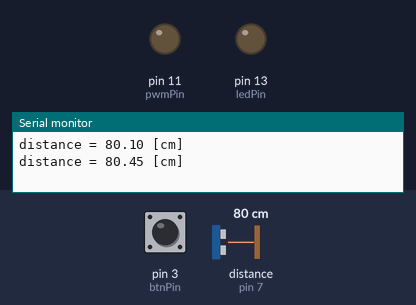
The sketch below on a simulated Arduino Uno, built with avr-gcc and run on an emulated ATmega328P. Parts: output pins drawn as LEDs (lit = HIGH), the last lines printed to the serial monitor. Wiring (inferred from the names in the program): ultrasonic range finder: trigger pin 10; echo pin 7. The inputs (shaded band) are chosen by the test bench; at power-on: pin 3 (btnPin) HIGH, distance to the obstacle (sensor on pin 7) 80 cm. The echo pulse lasts 58.3 µs per cm; pins used as bus, display or sensor lines are not drawn.

Above: at 1.8 s.
1.9 s: pin 3 (btnPin) pulled LOW for 1.2 s
At 2.8 s:
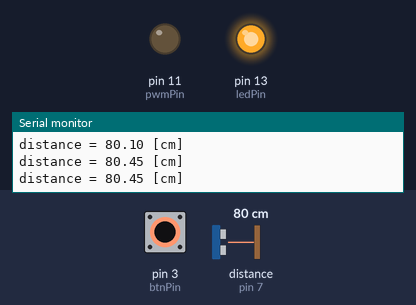
4.6 s: distance to the obstacle (sensor on pin 7) set to 7 cm
7.2 s: distance to the obstacle (sensor on pin 7) set to 4 cm
At 9.2 s:
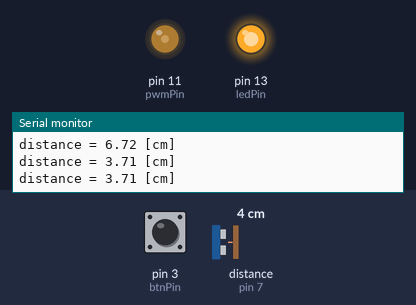
9.5 s: pin 3 (btnPin) pulled LOW for 1.2 s
At 10.9 s:
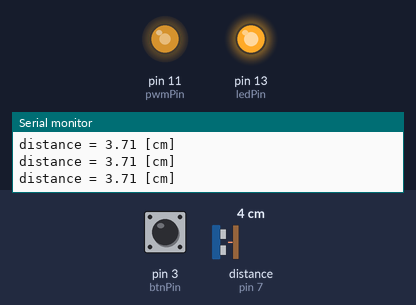
Timing chart, 0 to 12.5 s (numbered marks = the images above; inputs shaded):
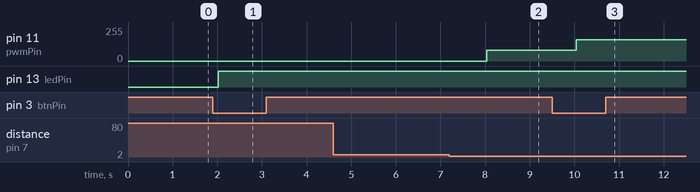

The sketch:

STM32duino_FSM_Fan_Moore_Ultrasonic.ino
```cpp
// State definition
#define S0    0   // Fan OFF
#define S1    1   // Fan vel = 50%
#define S2    2   // Fan vel = 100%
#define P50   3   // Pause (vel = 50%)
#define P100  4   // Pause (vel = 100%)

// Address number of output in array
#define PWM 0
#define LED 1

// State table definition
typedef struct {
  uint32_t out[2];      // output = FSM[state].out[PWM or LED]
  uint32_t next[2][2];  // nextstate = FSM[state].next[input X][input Y]
} State_t;

State_t FSM[5] = {
  { {0   , LOW }, {{S0  , S0}, {P50 , S1}} },
  { {80  , HIGH}, {{P50 , S1}, {P100, S2}} },
  { {160 , HIGH}, {{P100, S2}, {S0  , S0}} },
  { {0   , HIGH}, {{P50 , S1}, {P100, S2}} },
  { {0   , HIGH}, {{P100, S2}, {S0  , S0}} },
};

// Pin setting
const int ledPin = 13;
const int pwmPin = 11;
const int btnPin = 3;
const int trigPin = 10;
const int echoPin = 7;

unsigned char state = S0;
unsigned char input[2] = {0, 0};
unsigned char pwmOut = 0;
unsigned char ledOut = LOW;

unsigned long duration;
float distance;
int thresh = 5;

void setup() {
  // initialize the LED pin as an output:
  pinMode(ledPin, OUTPUT);

  // Initialize pwm pin as an output:
  pinMode(pwmPin, OUTPUT);

  // initialize the pushbutton pin as an interrupt input:
  pinMode(btnPin, INPUT_PULLUP);
  attachInterrupt(digitalPinToInterrupt(btnPin), pressed, FALLING);

  // Initialize the trigger pin as an output
  pinMode(trigPin, OUTPUT);

  // Initialize the echo pin as an input
  pinMode(echoPin, INPUT);

  Serial.begin(9600);
}

void loop() {
  // Generate pwm singal on the trigger pin.
  digitalWrite(trigPin, LOW);
  delayMicroseconds(2);
  digitalWrite(trigPin, HIGH);
  delayMicroseconds(10);
  digitalWrite(trigPin, LOW);
  delayMicroseconds(10);

  // Distance is calculated using how much time it takes.
  duration = pulseIn(echoPin, HIGH);
  distance = (float)duration / 58.0;

  // Calculate next state. then update State
  nextState();

  // Output of states
  pwmOut = FSM[state].out[PWM];
  ledOut= FSM[state].out[LED];
  analogWrite(pwmPin, pwmOut);
  digitalWrite(ledPin, ledOut);

  Serial.print("distance = ");
  Serial.print(distance);
  Serial.println(" [cm]");

  delay(1000);
}

void pressed(){
  input[0] = 1;
  nextState();
  input[0] = 0;
}

void nextState(){
  if (distance < thresh)
    input[1] = 1;
  else
    input[1] = 0;

  // get nextState
  state = FSM[state].next[input[0]][input[1]];
}
```

Measured:
- the behaviour switches between 6 and 5 cm on distance to the obstacle (sensor on pin 7) (found by bisection; images 1 and 2)
- after the input at 1.9 s, pin 13 (ledPin): LOW → HIGH after 0.12 s
- after the input at 7.2 s, pin 11 (pwmPin): 0/255 → 80/255 after 0.83 s
- after the input at 9.5 s, pin 11 (pwmPin): 80/255 → 160/255 after 0.54 s
